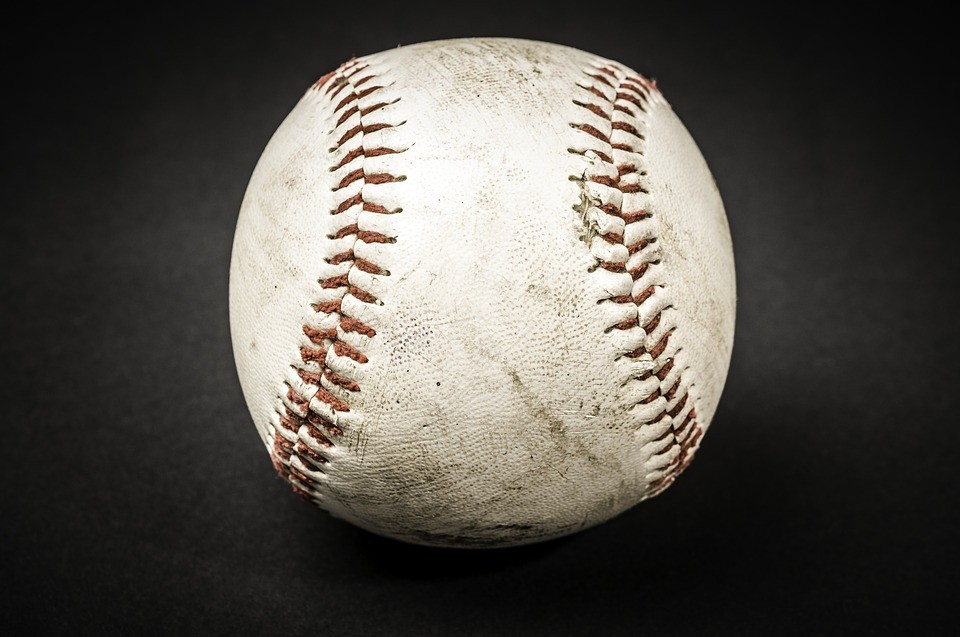
#> input picture Bilder/Ball.jpg, 960 x 637 px
$ python -i labor6.py   (imports and definitions only)
#> lines starting #> are read from the running program, lines starting #| are printed output that depends on the picture; after the words box and inside, x2 and y2 are one past the last pixel; in counts of white or black regions, pixels touching at a corner belong together
import numpy as np
import os
import cv2

def getcontours(image,settings=(10,50)):
#> called with settings = (10, 50)
  svm = cv2.ml.SVM_create()
  svm.setKernel(cv2.ml.SVM_LINEAR)
  #svm.setKernel(cv2.ml.SVM_RBF)
  svm.setType(cv2.ml.SVM_C_SVC)
  svm.setC(settings[0]/10+0.1)
  svm.setGamma(settings[0]/10.0+0.1)

  h,w=image.shape[0:2]
#> h = 637; w = 960

  #Definition der Farben und klassen immer oberer und unterer Wert

  rows=np.zeros((12,4))
  #Cashew Farbe
  rows[0,:]=[127,185,234,1]
  rows[1,:]=[29,87,146,1]
  rows[2,:]=[69,151,209,1]
  rows[3,:]=[94,167,219,1]
  rows[4,:]=[109,188,237,1]
  rows[5,:]=[81,165,223,1]


  #Hintergrund?
  rows[6,:]=[5, 13, 12,0]
  rows[7,:]=[16, 24, 24,0]
  rows[8,:]=[1, 5, 6,0]
  rows[9,:]=[8, 15, 18,0]
  rows[10,:]=[53, 62, 75,0]
  rows[11,:]=[12, 22, 29,0]

  #Training -> Dimensionen jetzt auf 3 erhöht
  train = rows[:,0:3].astype(np.float32)
  response= rows[:,3].astype(int)

  svm.train(train, cv2.ml.ROW_SAMPLE, response)

  #print(image.shape)
  mat=image.reshape(-1,3)
  #print(mat.shape)

  #Gebe dem ganzen jeden Pixel und lasse ihn Predicten was er ist
  erg = svm.predict(mat.astype(np.float32))
  erg = erg[1].reshape(h,w)
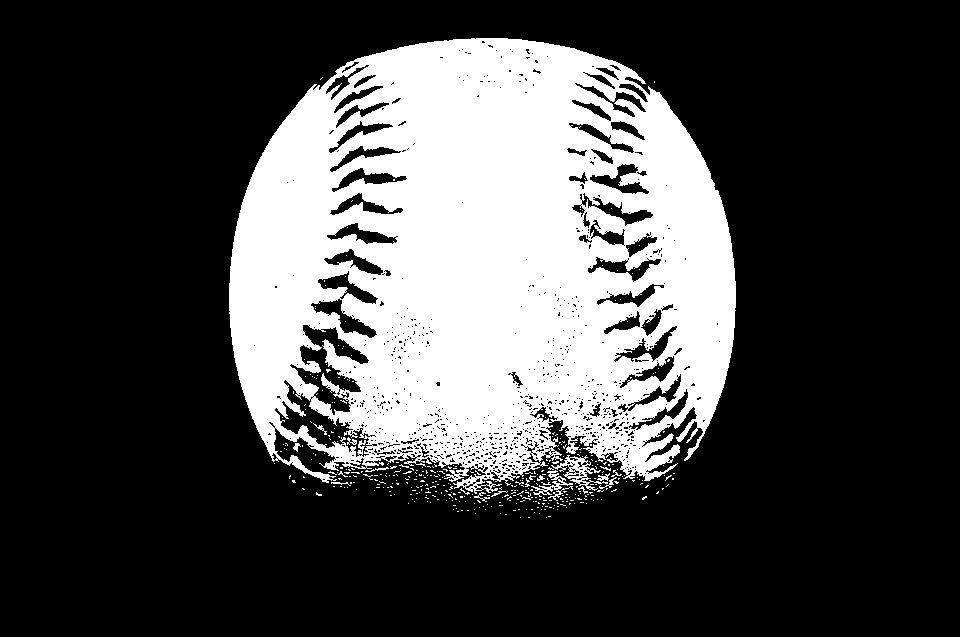
#> erg: shape (637, 960) float32; values 0 (black) and 1 (white), 27.4% white; 427 white regions (410 under 20 px), largest, box (x1, y1, x2, y2) and area: (229, 38, 736, 494) 164827, (551, 455, 608, 491) 554, (531, 470, 573, 501) 333
  #erweiterung um Color Result
  color_result = np.uint8(train[np.int32(2*erg),:])
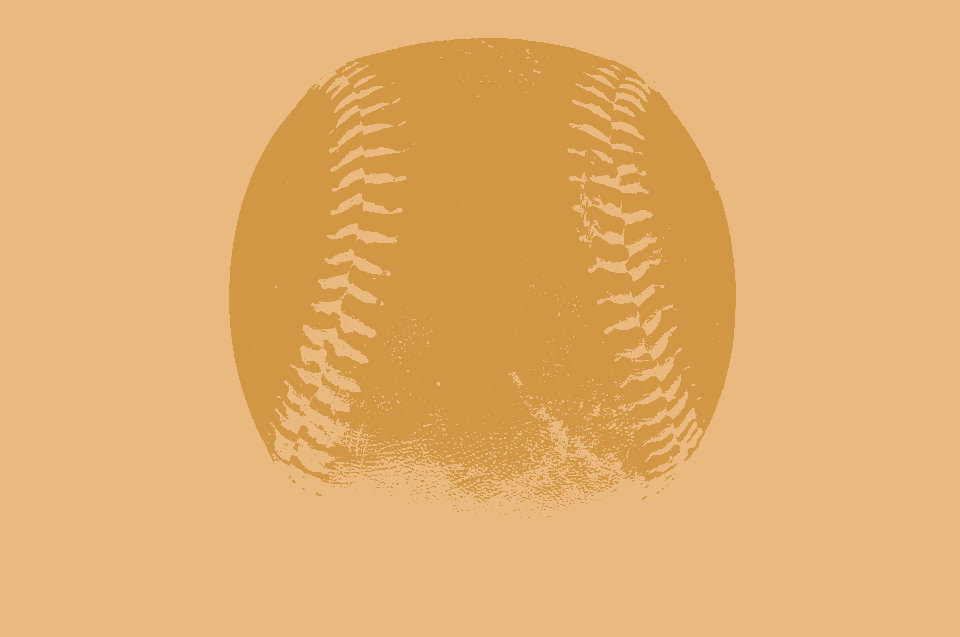
#> color_result: shape (637, 960, 3); mean of channels 0, 1, 2 111.1, 175.7, 227.2; drawn as B, G, R
  #print(color_result.shape)

  cv2.normalize(erg,erg,0, 1, cv2.NORM_MINMAX)
  #erg=cv2.resize(erg,None,None,10,10,cv2.INTER_NEAREST)

  erg = np.uint8(erg*255)
#> erg: shape (637, 960); 27.4% white; 427 white regions (410 under 20 px)

  return erg

def isolate_largest_contour(blob,image):


    contours, hierarchy = cv2.findContours(blob,cv2.RETR_EXTERNAL,cv2.CHAIN_APPROX_NONE)
#> contours = 357 contours, 351 with area under 20; largest, box (x1, y1, x2, y2) and area: (229, 38, 736, 494) 184269, (551, 455, 608, 491) 536, (531, 470, 573, 501) 192, (597, 473, 610, 481) 31, (293, 443, 301, 452) 24, (599, 477, 617, 489) 20

    largest_contour = max(contours, key=cv2.contourArea) if contours else None
#> largest_contour = contour of 3162 points, box (x1, y1, x2, y2) (229, 38, 736, 494), area 184269


    rect = cv2.minAreaRect(largest_contour)
#> rect = ((482, 265.5), (455, 506), -90)
    #print(rect[2])

    box = cv2.boxPoints(rect)
#> box = [[735, 493], [229, 493], [229, 38], [735, 38]]
    box = np.intp(box)  # In ganze Zahlen umwandeln
    #print(box)


    # Wähle drei Punkte für die Affine Transformation (z.B. die oberen drei)
    #Je nach Rotation der Nuss ist der erkannte Winkel in Rect (rect[2]) anders und die Reihenfolge der Punkte ist nicht mehr
    #OL,UL,UR,OR sondern bei winkeln kleiner 45: OR,OL,UL,UR Daher muss die berechnung von height und width angepasst werden und auch die Source Points
    if rect[2] > 45:
        src_pts = np.float32([box[0], box[1], box[2]])
        width = int(rect[1][1])
        height = int(rect[1][0])
    else:
        src_pts = np.float32([box[1], box[2], box[3]])
#> src_pts = [[229, 493], [229, 38], [735, 38]]
        width = int(rect[1][0])
#> width = 455
        height = int(rect[1][1])
#> height = 506


    # Zielpunkte: Diese bestimmen das "gerade" Endergebnis
    dst_pts = np.float32([[0, 0], [width, 0], [width, height]])
#> dst_pts = [[0, 0], [455, 0], [455, 506]]

    # Berechnung der Affinen Transformationsmatrix
    M = cv2.getAffineTransform(src_pts, dst_pts)
#> M = [[0, -1, 493], [1, 0, -229]]

    # Anwenden der Affinen Transformation
    cropped = cv2.warpAffine(image, M, (width, height))
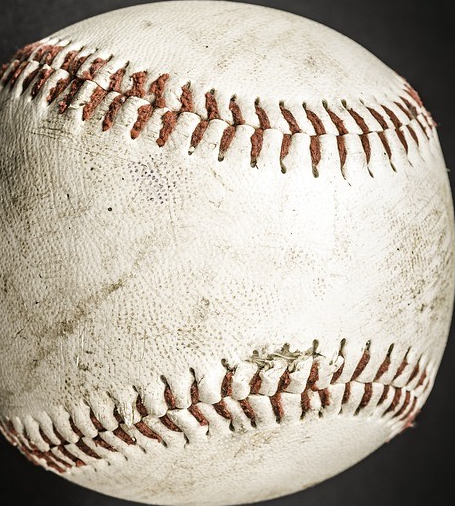
#> cropped: shape (506, 455, 3); mean R, G, B 184.5, 175.8, 162.6
    cropped_binary = cv2.warpAffine(blob, M, (width, height))
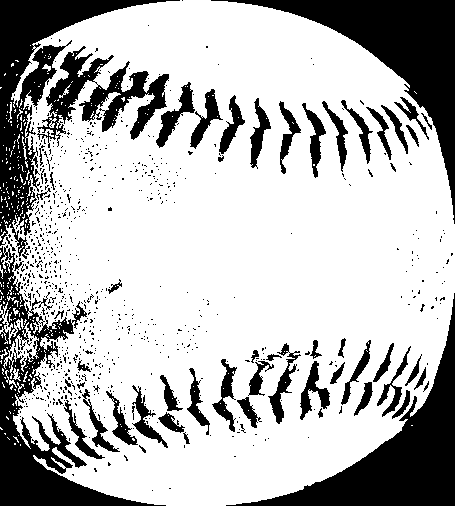
#> cropped_binary: shape (506, 455); 72.5% white; 797 black regions (737 under 20 px)

    #Konturanalyse des zugeschnittenen Bildes
    contours,hierarchy = cv2.findContours(cropped_binary,cv2.RETR_EXTERNAL,cv2.CHAIN_APPROX_NONE)
#> contours = 243 contours, 237 with area under 20; largest, box (x1, y1, x2, y2) and area: (0, 0, 455, 506) 184205, (3, 322, 39, 379) 536, (0, 302, 24, 344) 158, (13, 368, 21, 381) 31, (42, 64, 51, 72) 24, (5, 370, 17, 388) 20

    largest_contour = max(contours, key=cv2.contourArea) if contours else None
#> largest_contour = contour of 3162 points, box (x1, y1, x2, y2) (0, 0, 455, 506), area 184205

    #mask als bild so initialisieren, dass es gleich groß ist
    mask=np.zeros_like(cropped)
    mask = cv2.cvtColor(mask,cv2.COLOR_BGR2GRAY) #Konversion zu einkanal Graubild


    #Konturmmaske zeichnen
#> (the run stopped early here; a loop or call above may not have finished)

$ run again, on Bilder/Besteck.jpg
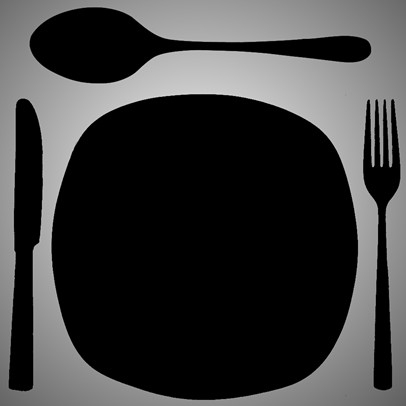
#> input picture Bilder/Besteck.jpg, 406 x 406 px
#> picture is the input picture: shape (406, 406, 3); min 0, max 222, mean 59.7
#> in getcontours, `color_result = np.uint8(train[np.int32(2*erg),:])`:
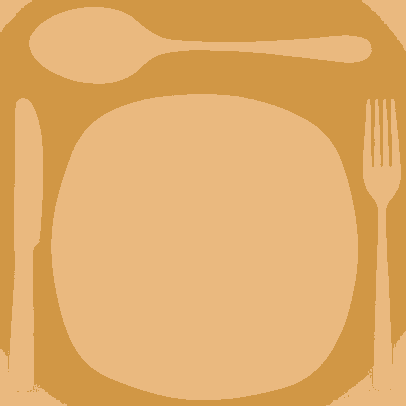
#> color_result: shape (406, 406, 3); mean of channels 0, 1, 2 106.4, 172.9, 225.1; drawn as B, G, R
#> in isolate_largest_contour, `contours, hierarchy = cv2.findContours(blob,cv2.RETR_EXTERNAL,cv2.CHAI..`: contours = 18 contours, 17 with area under 20; largest, box (x1, y1, x2, y2) and area: (0, 0, 406, 406) 146458
#> in isolate_largest_contour, `largest_contour = max(contours, key=cv2.contourArea) if contours else ..`: largest_contour = contour of 2982 points, box (x1, y1, x2, y2) (0, 0, 406, 406), area 146458
#> rect = ((202.5, 202.5), (405, 405), -90)
#> in isolate_largest_contour, `box = cv2.boxPoints(rect)`: box = [[405, 405], [-1.24e-14, 405], [0, 0], [405, 0]]
#> in isolate_largest_contour, `box = np.intp(box)`: box = [[405, 405], [0, 405], [0, 0], [405, 0]]
#> src_pts = [[0, 405], [0, 0], [405, 0]]
#> width = 405
#> dst_pts = [[0, 0], [405, 0], [405, 405]]
#> M = [[0, -1, 405], [1, 0, 0]]
#> in isolate_largest_contour, `cropped_binary = cv2.warpAffine(blob, M, (width, height))`:
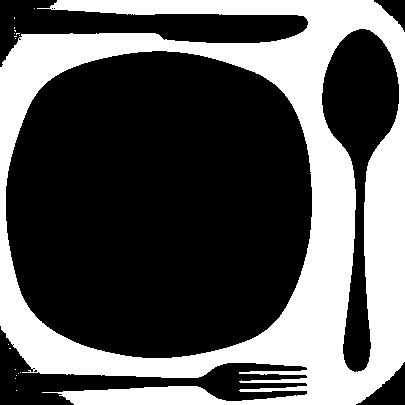
#> cropped_binary: shape (405, 405); 35.3% white; 18 white regions (17 under 20 px)
#> in isolate_largest_contour, `contours,hierarchy = cv2.findContours(cropped_binary,cv2.RETR_EXTERNAL..`: contours = 18 contours, 17 with area under 20; largest, box (x1, y1, x2, y2) and area: (0, 0, 405, 405) 145849
#> in isolate_largest_contour, `largest_contour = max(contours, key=cv2.contourArea) if contours else ..`: largest_contour = contour of 2980 points, box (x1, y1, x2, y2) (0, 0, 405, 405), area 145849
